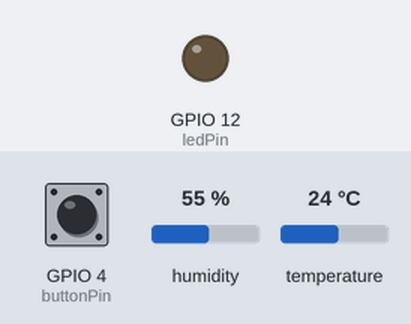
The sketch below on a simulated ESP8266 (NodeMCU). On the bench: output pins drawn as LEDs (lit = HIGH). Inputs (shaded band) come from the test bench; at power-on: GPIO 4 (buttonPin) LOW, humidity 55 %, temperature 24 °C. WiFi joins after 1.5 s; servers stay silent unless stated; what the sketch prints to the serial monitor is not drawn.

Above: at 2.7 s.
2.8 s: GPIO 4 (buttonPin) pulled HIGH for 0.15 s
At 3.8 s:
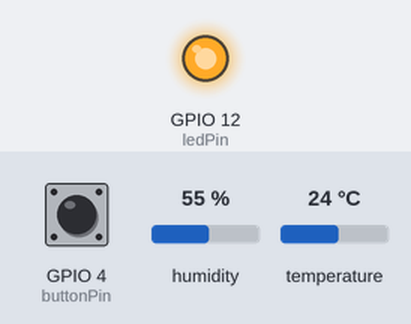
5.9 s: GPIO 4 (buttonPin) pulled HIGH for 1 s
At 7.4 s:
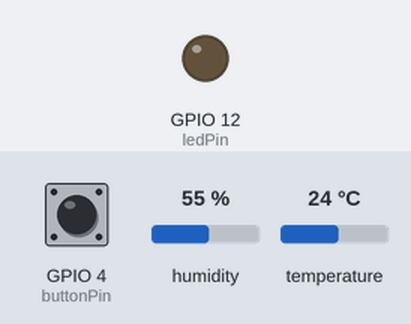
8.4 s: GPIO 4 (buttonPin) pulled HIGH for 3.2 s
At 9.3 s:
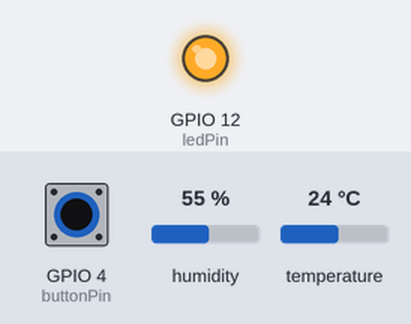
Timing chart, 0 to 11.4 s (numbered marks = the images above; inputs shaded):
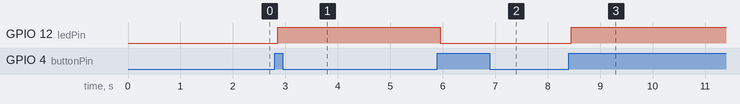

The sketch:

Latihan4.ino
```cpp
#include <ESP8266WiFi.h>
#include <ESPAsyncTCP.h>
#include <ESPAsyncWebServer.h>
#include <DHT.h>

const char* ssid = "***";
const char* password = "12345678";

// Konfigurasi Pin
const byte dhtPin = 2;        // D4 (GPIO 2)
const byte buttonPin = 4;     // D2 (GPIO 4)
const byte ledPin = 12;       // D6 (GPIO 12)

DHT dht(dhtPin, DHT22);

// Variabel Pelacak Status (State & Cache)
bool ledState = false;
String currentTemp = "--";
String currentHum = "--";     // <-- Variabel penampung kelembapan baru (Latihan 4)
int buttonState;
int lastButtonState = LOW;
unsigned long lastDebounceTime = 0;
const unsigned long debounceDelay = 50;
unsigned long lastTime = 0;

// Inisialisasi Async Web Server (port 80) & WebSocket (rute /ws)
AsyncWebServer server(80);
AsyncWebSocket ws("/ws");

// ---------------- HTML & JAVASCRIPT (FRONT-END) ----------------
const char index_html[] PROGMEM = R"rawliteral(
<!DOCTYPE html>
<html>
<head>
  <meta name="viewport" content="width=device-width, initial-scale=1">
  <title>Real-Time IoT Web</title>
  <style>
    body { font-family: Arial; text-align: center; }
    .card { background: #f0f0f0; margin: 20px auto; padding: 20px; max-width: 300px; border-radius: 10px; }
    button { padding: 15px 30px; font-size: 20px; border-radius: 5px; cursor: pointer; color: white;}
    .btn-on { background-color: #4CAF50; }
    .btn-off { background-color: #f44336; }
  </style>
</head>
<body>
  <h1>Smart Room Alan</h1>
  <div class="card">
    <h2>Suhu: <span id="tempValue">--</span> &deg;C</h2>
  </div>
  <!-- Kartu Tambahan untuk Kelembapan (Latihan 4) -->
  <div class="card">
    <h2>Kelembapan: <span id="humValue">--</span> %</h2>
  </div>
  <div class="card">
    <h2>LED: <span id="ledStatus">OFF</span></h2>
    <button id="toggleBtn" class="btn-off" onclick="toggleLed()">Turn ON</button>
  </div>

  <script>
    var gateway = `ws://${window.location.hostname}/ws`;
    var websocket;

    window.addEventListener('load', onLoad);
    function onLoad(event) { initWebSocket(); }

    function initWebSocket() {
      websocket = new WebSocket(gateway);
      websocket.onopen    = onOpen;
      websocket.onclose   = onClose;
      websocket.onmessage = onMessage;
    }

    function onOpen(event) { console.log('WebSocket Terkoneksi'); }
    function onClose(event) { setTimeout(initWebSocket, 2000); }

    function toggleLed(){
      websocket.send('toggle');
    }

    function onMessage(event) {
      var dataObj = JSON.parse(event.data);

      // Update Suhu
      if(dataObj.suhu !== undefined) {
         document.getElementById('tempValue').innerHTML = dataObj.suhu;
      }

      // Update Kelembapan (Latihan 4)
      if(dataObj.hum !== undefined) {
         document.getElementById('humValue').innerHTML = dataObj.hum;
      }

      // Update Status Tombol & LED
      if(dataObj.led !== undefined) {
         var btn = document.getElementById('toggleBtn');
         var status = document.getElementById('ledStatus');
         if(dataObj.led == "1"){
           status.innerHTML = "ON";
           btn.innerHTML = "Turn OFF";
           btn.className = "btn-on";
         } else {
           status.innerHTML = "OFF";
           btn.innerHTML = "Turn ON";
           btn.className = "btn-off";
         }
      }
    }
  </script>
</body>
</html>
)rawliteral";

// ---------------- BACK-END & WEBSOCKET LOGIC ----------------

// Memperbarui fungsi notifyClients untuk menyertakan data "hum"
void notifyClients() {
  String jsonString = "{\"led\":\"" + String(ledState ? 1 : 0) + "\", ";
  jsonString += "\"suhu\":\"" + currentTemp + "\", ";
  jsonString += "\"hum\":\"" + currentHum + "\"}"; // <-- Disisipkan ke paket JSON
  ws.textAll(jsonString);
}

void handleWebSocketMessage(void *arg, uint8_t *data, size_t len) {
  AwsFrameInfo *info = (AwsFrameInfo*)arg;
  if (info->final && info->index == 0 && info->len == len && info->opcode == WS_TEXT) {
    data[len] = 0;
    if (strcmp((char*)data, "toggle") == 0) {
      ledState = !ledState;
      notifyClients();
    }
  }
}

void onEvent(AsyncWebSocket *server, AsyncWebSocketClient *client, AwsEventType type,
             void *arg, uint8_t *data, size_t len) {
  switch (type) {
    case WS_EVT_CONNECT:
      Serial.printf("Client WebSocket #%u terhubung\n", client->id());
      notifyClients();
      break;
    case WS_EVT_DISCONNECT:
      Serial.printf("Client WebSocket #%u terputus\n", client->id());
      break;
    case WS_EVT_DATA:
      handleWebSocketMessage(arg, data, len);
      break;
  }
}

void setup() {
  Serial.begin(115200);

  pinMode(buttonPin, INPUT);
  pinMode(ledPin, OUTPUT);
  digitalWrite(ledPin, LOW);
  dht.begin();

  WiFi.mode(WIFI_STA);
  WiFi.begin(ssid, password);
  while (WiFi.status() != WL_CONNECTED) { delay(500); Serial.print("."); }
  Serial.println("\nIP Address: " + WiFi.localIP().toString());

  server.on("/", HTTP_GET, [](AsyncWebServerRequest *request){
    request->send_P(200, "text/html", index_html);
  });

  ws.onEvent(onEvent);
  server.addHandler(&ws);
  server.begin();
}

void loop() {
  ws.cleanupClients();

  // 1. Eksekusi perangkat keras LED
  digitalWrite(ledPin, ledState ? HIGH : LOW);

  // 2. Baca Tombol Fisik (Debounce)
  int reading = digitalRead(buttonPin);
  if (reading != lastButtonState) {
    lastDebounceTime = millis();
  }
  if ((millis() - lastDebounceTime) > debounceDelay) {
    if (reading != buttonState) {
      buttonState = reading;
      if (buttonState == HIGH) {
        ledState = !ledState;
        notifyClients();
      }
    }
  }
  lastButtonState = reading;

  // 3. Baca DHT (Suhu & Kelembapan) setiap 3 detik secara non-blocking
  if ((millis() - lastTime) > 3000) {
    float t = dht.readTemperature();
    float h = dht.readHumidity(); // <-- Membaca nilai kelembapan

    bool dataUpdated = false;
    if(!isnan(t)) {
      currentTemp = String(t);
      dataUpdated = true;
    }
    if(!isnan(h)) {
      currentHum = String(h);   // <-- Menyimpan kelembapan ke variabel cache
      dataUpdated = true;
    }

    if(dataUpdated) {
      notifyClients();          // <-- Kirim data suhu & kelembapan sekaligus ke browser
    }
    lastTime = millis();
  }
}
```

Measured:
- after the input at 2.8 s, GPIO 12 (ledPin): LOW → HIGH after 0.05 s
- after the input at 5.9 s, GPIO 12 (ledPin): HIGH → LOW after 0.05 s
- after the input at 8.4 s, GPIO 12 (ledPin): LOW → HIGH after 0.05 s
